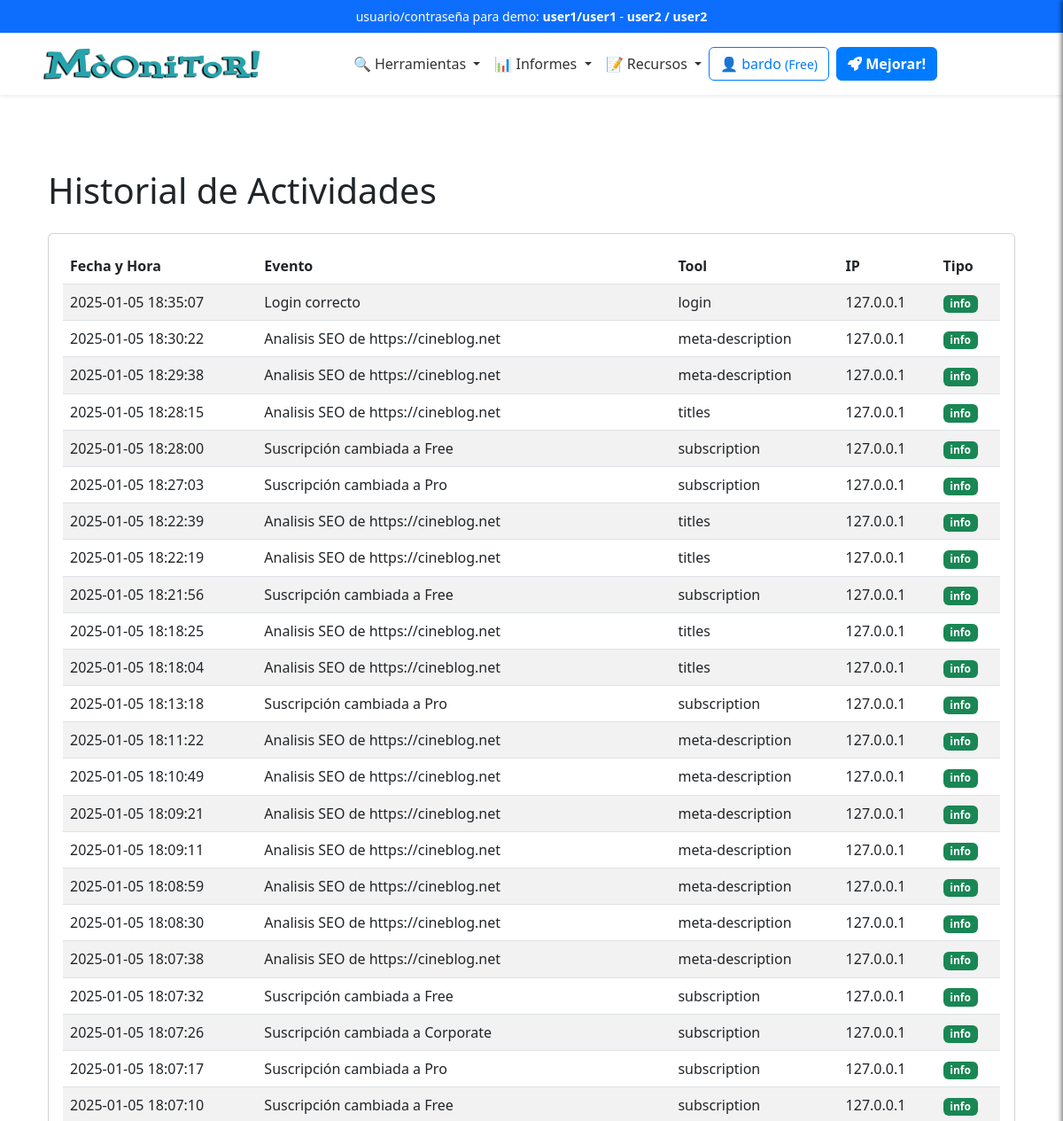
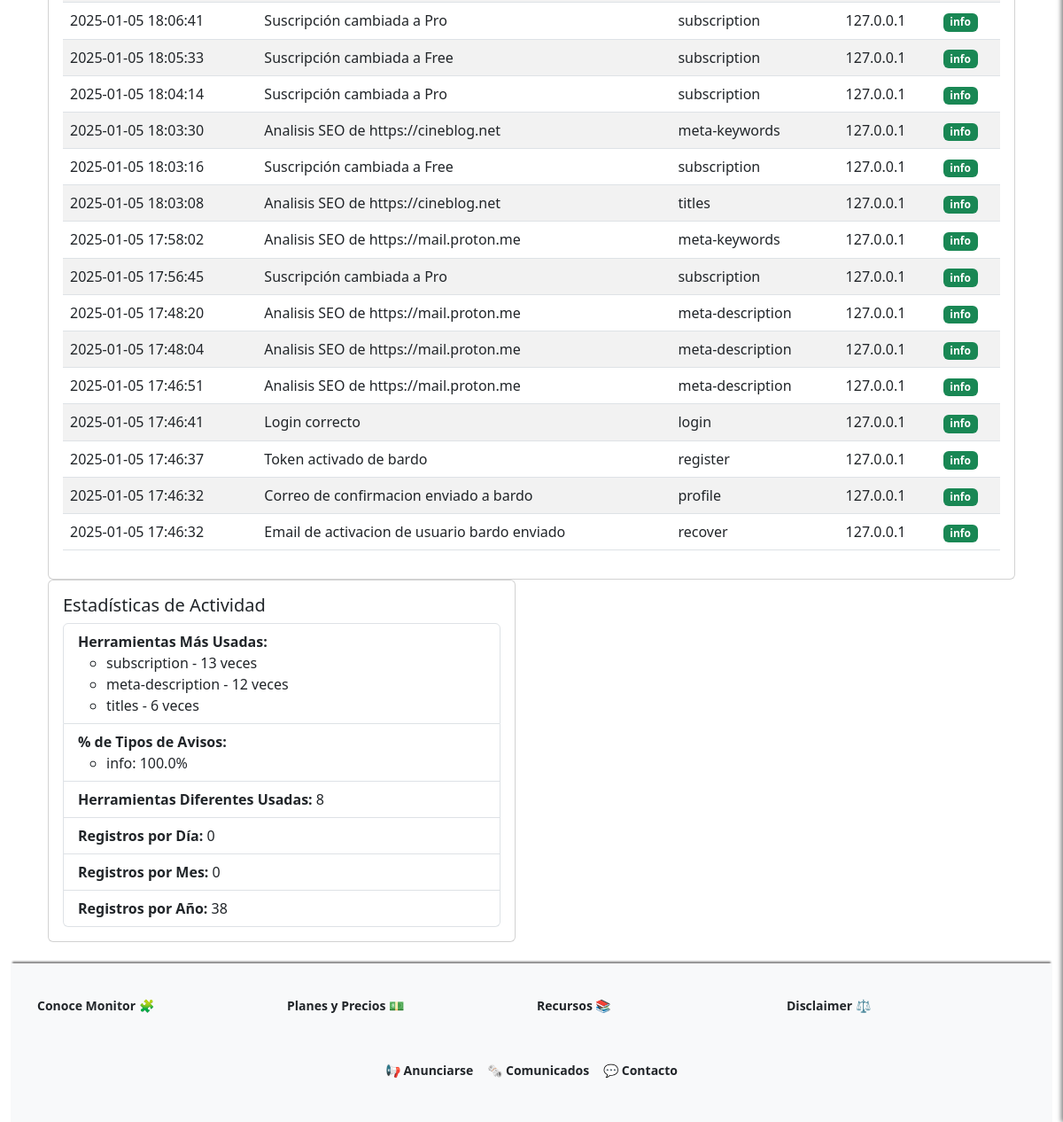
The app's page /profile/logs (signed in) with its own data (2 pictures, top to bottom).
### app/models/user_model.py (models this page shows, shortened)
class Users(UserMixin, db.Model):
    __tablename__ = 'Users'
    id = db.Column(db.Integer, primary_key=True)
    username = db.Column(db.String(80), unique=True, nullable=False)
    email = db.Column(db.String(120), unique=True, nullable=False)
    password_hash = db.Column(db.String(255), nullable=False)
    token = db.Column(db.String(255), index=True, unique=True)
    active = db.Column(db.Boolean, default=False)
    registered_on = db.Column(db.DateTime,
                              nullable=False,
                              default=datetime.datetime.utcnow)
    config = db.Column(JSONType)
    role = db.Column(db.String(20), nullable=False, default='usuario')
    subscription_plan = db.Column(Enum('Free',
                                       'Pro',
                                       'Corporate',
                                       name='subscription_plans'),
                                  default='Free')
    subscription_currency = db.Column(
        db.String(3), default='EUR')  # ISO currency codes (e.g., USD, EUR)
    subscription_expiration = db.Column(db.DateTime, nullable=True)
    subscription_frequency = db.Column(Enum('Monthly',
                                            'Annually',
                                            name='subscription_frequency'),
                                       default='Monthly')
    primary_payment = db.Column(JSONType, nullable=True)  # IBAN, SWIFT, etc.
    secondary_payment = db.Column(JSONType, nullable=True)
    transactions = db.relationship('Transaction', backref='user', lazy=True)

class UserLog(db.Model):
    __tablename__ = 'UserLogs'
    id = db.Column(db.Integer, primary_key=True)
    user_id = db.Column(db.Integer, db.ForeignKey('Users.id'), nullable=False)
    username = db.Column(db.String(80), nullable=False)
    event = db.Column(db.String(255),
                      nullable=False)  # Description of the event
    tool = db.Column(db.String(255), nullable=False)  # Tool used
    timestamp = db.Column(db.DateTime,
                          nullable=False,
                          default=datetime.datetime.utcnow)
    ip_address = db.Column(db.String(45), nullable=False)  # Supports IPv4/IPv6
    log_type = db.Column(Enum('info', 'warn', 'err', name='log_types'),
                         nullable=False)

### app/views/user_views.py (the view)
@app.route('/profile/logs')
@login_required
def view_logs():
    breadcrumbs = [{
        'url': '/profile',
        'text': 'Perfil'
    }, {
        'url': '/profile/logs',
        'text': 'Historial de Actividades'
    }]
    logs = UserLog.query.filter_by(user_id=current_user.id).order_by(
        UserLog.timestamp.desc()).all()
    stats = calculate_log_statistics(logs)
    return render_template('user/view_logs.html',
                           logs=logs,
                           stats=stats,
                           breadcrumbs=breadcrumbs)

### app/__init__.py (called while the page is built)
@app.context_processor
def inject_sidebar_info():
    return dict(is_admin=current_user.is_authenticated
                and current_user.role == 'admin')

@app.context_processor
def inject_breadcrumb():
    breadcrumbs = [{
        'url': '/',
        'text': 'Inicio'
    }, {
        'url': '/profile',
        'text': 'Opcion 1'
    }, {
        'url': '/profile/edit',
        'text': 'Sub opcion 1'
    }]
    return {'breadcrumbs': breadcrumbs}

@app.context_processor
def inject_grouped_tools():
    grouped_tools = {}
    for category, tools_in_category in groupby(sorted(
            tools, key=itemgetter('category')),
                                               key=itemgetter('category')):
        subcategories = {}
        for subcategory, tools_in_subcategory in groupby(
                sorted(tools_in_category, key=itemgetter('subcategory')),
                key=itemgetter('subcategory')):
            subcategories[subcategory] = list(tools_in_subcategory)
        grouped_tools[category] = subcategories
    return dict(grouped_tools=grouped_tools)

@login_manager.user_loader
def load_user(user_id):
    return Users.query.get(int(user_id))

### app/templates/user/view_logs.html (shortened to what this page needs)
{% extends 'base.html' %}
{% block content %}
<div class="container">
  <h1 class="my-4">Historial de Actividades</h1>
  <div class="card">
    <div class="card-body">
      {% if logs %}
      <table id="logsTable" class="table table-striped">
        <thead>
          <tr>
            <th>Fecha y Hora</th>
            <th>Evento</th>
            <th>Tool</th>
            <th>IP</th>
            <th>Tipo</th>
          </tr>
        </thead>
        <tbody>
          {% for log in logs %}
          <tr>
            <td>{{ log.timestamp.strftime('%Y-%m-%d %H:%M:%S') }}</td>
            <td>{{ log.event }}</td>
            <td>{{ log.tool }}</td>
            <td>{{ log.ip_address }}</td>
            <td>
              <span class="badge {% if log.log_type == 'info' %}bg-success{% elif log.log_type == 'warn' %}bg-warning{% else %}bg-danger{% endif %}">
                {{ log.log_type }}
              </span>
            </td>
          </tr>
          {% endfor %}
        </tbody>
      </table>
      {% else %}
      <p>No hay registros de actividad disponibles.</p>
      {% endif %}
    </div>
  </div>
    <div class="row mb-4">
        <div class="col-md-6">
          <div class="card">
            <div class="card-body">
              <h5 class="card-title">Estadísticas de Actividad</h5>
              <ul class="list-group">
                <li class="list-group-item">
                  <strong>Herramientas Más Usadas:</strong>
                  <ul>
                    {% for tool, count in stats['most_used_tools'] %}
                    <li>{{ tool }} - {{ count }} veces</li>
                    {% endfor %}
                  </ul>
                </li>
                <li class="list-group-item">
                  <strong>% de Tipos de Avisos:</strong>
                  <ul>
                    {% for log_type, percentage in stats['log_type_percentages'].items() %}
                    <li>{{ log_type }}: {{ percentage|round(2) }}%</li>
                    {% endfor %}
                  </ul>
                </li>
                <li class="list-group-item">
                  <strong>Herramientas Diferentes Usadas:</strong> {{ stats['unique_tools'] }}
                </li>
                <li class="list-group-item">
                  <strong>Registros por Día:</strong> {{ stats['logs_per_day'] }}
                </li>
                <li class="list-group-item">
                  <strong>Registros por Mes:</strong> {{ stats['logs_per_month'] }}
                </li>
                <li class="list-group-item">
                  <strong>Registros por Año:</strong> {{ stats['logs_per_year'] }}
                </li>
              </ul>
            </div>
          </div>
        </div>
      </div>
</div>
{% endblock %}

### app/templates/inc/navbar.html (shortened to what this page needs)
<nav class="navbar navbar-expand-lg navbar-light bg-white shadow-sm">
  <div class="container">
    <a class="navbar-brand mx-auto" href="{{ url_for('index') }}">
      <img src="{{ url_for('static', filename='logo.png') }}" alt="Logo" height="50"
        class="d-inline-block align-text-top">
    </a>
    <div class="collapse navbar-collapse justify-content-center" id="navbarNav">
      <ul class="navbar-nav align-items-center">
        <li class="nav-item dropdown">
          <a class="nav-link dropdown-toggle" href="#" id="domainDnsDropdown" role="button" data-bs-toggle="dropdown"
            aria-expanded="false">
            🔍 Herramientas
          </a>
        </li>
        <li class="nav-item dropdown">
          <a class="nav-link dropdown-toggle" href="#" id="domainDnsDropdown" role="button" data-bs-toggle="dropdown"
            aria-expanded="false">
            📊 Informes
          </a>
        </li>
        <li class="nav-item dropdown">
          <a class="nav-link dropdown-toggle" href="#" id="domainDnsDropdown" role="button" data-bs-toggle="dropdown"
            aria-expanded="false">
            📝 Recursos
          </a>
        </li>
      </ul>
    <div class="d-flex flex-column flex-sm-row align-items-center justify-content-center ms-0 mb-3 mt-3">
      {% if current_user.is_authenticated %}
          <a href="/dashboard" class="btn btn-outline-primary mb-2 mb-sm-0 me-sm-2">
              <span class="item-responsive">👤 {{ current_user.username }}
                  <small>({{ current_user.subscription_plan }})</small>
              </span>
          </a>
          {% if current_user.subscription_plan == "Free" %}
              <a class="btn btn-primary mb-2 mb-sm-0 me-sm-2 text-decoration-none fw-semibold" href="{{ url_for('edit_subscription') }}">
                  <i class="fa-solid fa-rocket"></i> Mejorar!
              </a>
          {% elif current_user.subscription_plan == "Pro" %}
              <a class="btn btn-primary mb-2 mb-sm-0 me-sm-2 text-decoration-none fw-semibold" href="{{ url_for('edit_subscription') }}">
                  <i class="fa-solid fa-crown"></i> Probar Corporate!
              </a>
          {% endif %}
      {% endif %}
  </div>
    </div>
  </div>
</nav>

### app/static/css/style.css (style rules this page uses)
:root { --primary-color: #007bff; --secondary-color: #6c757d; --background-color: #f8f9fa; --text-color: #212529; --info-color: #7c71c5; --navbar-background: white; --navbar-shadow: 0 4px 2px -2px rgba(0, 0, 0, 0.1); --navbar-link: #333; --white: #fff; --featured-column: #f9f9f9; --menu-header: #000; --menu-separator: #ccc; --hover-background: #e0e0e0; }
body { display: flex; flex-direction: column; min-height: 100vh; background-image: url('https://ciberpunk.es/wp-content/uploads/2020/12/finance4-section-bg2.png'); background-repeat: repeat-y; background-blend-mode: normal; }
.navbar { background-color: var(--navbar-background); box-shadow: var(--navbar-shadow); width: 100%; display: block; padding: 0; position: relative; }
.navbar-nav .nav-link { color: var(--navbar-link); }
.btn-primary { background-color: var(--primary-color); border-color: var(--primary-color); }
.btn-outline-primary { border-color: var(--primary-color); color: var(--primary-color); }
.row { margin-right: 0 !important; }

### records on screen
Users: username "bardo", subscription_plan "Free"
UserLog: timestamp "2025-01-05 18:35:07", event "Login correcto", tool "login", ip_address "127.0.0.1", log_type "info"
UserLog: timestamp "2025-01-05 18:30:22", event "Analisis SEO de https://cineblog.net", tool "meta-description", ip_address "127.0.0.1", log_type "info", count "12"
UserLog: timestamp "2025-01-05 18:29:38", event "Analisis SEO de https://cineblog.net", tool "meta-description", ip_address "127.0.0.1", log_type "info"
UserLog: timestamp "2025-01-05 18:28:15", event "Analisis SEO de https://cineblog.net", tool "titles", ip_address "127.0.0.1", log_type "info", count "6"
UserLog: timestamp "2025-01-05 18:28:00", event "Suscripción cambiada a Free", tool "subscription", ip_address "127.0.0.1", log_type "info", count "13"
UserLog: timestamp "2025-01-05 18:27:03", event "Suscripción cambiada a Pro", tool "subscription", ip_address "127.0.0.1", log_type "info"
UserLog: timestamp "2025-01-05 18:22:39", event "Analisis SEO de https://cineblog.net", tool "titles", ip_address "127.0.0.1", log_type "info"
UserLog: timestamp "2025-01-05 18:22:19", event "Analisis SEO de https://cineblog.net", tool "titles", ip_address "127.0.0.1", log_type "info"
UserLog: timestamp "2025-01-05 18:21:56", event "Suscripción cambiada a Free", tool "subscription", ip_address "127.0.0.1", log_type "info"
UserLog: timestamp "2025-01-05 18:18:25", event "Analisis SEO de https://cineblog.net", tool "titles", ip_address "127.0.0.1", log_type "info"
UserLog: timestamp "2025-01-05 18:18:04", event "Analisis SEO de https://cineblog.net", tool "titles", ip_address "127.0.0.1", log_type "info"
UserLog: timestamp "2025-01-05 18:13:18", event "Suscripción cambiada a Pro", tool "subscription", ip_address "127.0.0.1", log_type "info"
UserLog: timestamp "2025-01-05 18:11:22", event "Analisis SEO de https://cineblog.net", tool "meta-description", ip_address "127.0.0.1", log_type "info"
UserLog: timestamp "2025-01-05 18:10:49", event "Analisis SEO de https://cineblog.net", tool "meta-description", ip_address "127.0.0.1", log_type "info"
UserLog: timestamp "2025-01-05 18:09:21", event "Analisis SEO de https://cineblog.net", tool "meta-description", ip_address "127.0.0.1", log_type "info"
UserLog: timestamp "2025-01-05 18:09:11", event "Analisis SEO de https://cineblog.net", tool "meta-description", ip_address "127.0.0.1", log_type "info"
UserLog: timestamp "2025-01-05 18:08:59", event "Analisis SEO de https://cineblog.net", tool "meta-description", ip_address "127.0.0.1", log_type "info"
UserLog: timestamp "2025-01-05 18:08:30", event "Analisis SEO de https://cineblog.net", tool "meta-description", ip_address "127.0.0.1", log_type "info"
UserLog: timestamp "2025-01-05 18:07:38", event "Analisis SEO de https://cineblog.net", tool "meta-description", ip_address "127.0.0.1", log_type "info"
UserLog: timestamp "2025-01-05 18:07:32", event "Suscripción cambiada a Free", tool "subscription", ip_address "127.0.0.1", log_type "info"
UserLog: timestamp "2025-01-05 18:07:26", event "Suscripción cambiada a Corporate", tool "subscription", ip_address "127.0.0.1", log_type "info"
UserLog: timestamp "2025-01-05 18:07:17", event "Suscripción cambiada a Pro", tool "subscription", ip_address "127.0.0.1", log_type "info"
UserLog: timestamp "2025-01-05 18:07:10", event "Suscripción cambiada a Free", tool "subscription", ip_address "127.0.0.1", log_type "info"
UserLog: timestamp "2025-01-05 18:06:41", event "Suscripción cambiada a Pro", tool "subscription", ip_address "127.0.0.1", log_type "info"
UserLog: timestamp "2025-01-05 18:05:33", event "Suscripción cambiada a Free", tool "subscription", ip_address "127.0.0.1", log_type "info"
UserLog: timestamp "2025-01-05 18:04:14", event "Suscripción cambiada a Pro", tool "subscription", ip_address "127.0.0.1", log_type "info"
UserLog: timestamp "2025-01-05 18:03:30", event "Analisis SEO de https://cineblog.net", tool "meta-keywords", ip_address "127.0.0.1", log_type "info"
UserLog: timestamp "2025-01-05 18:03:16", event "Suscripción cambiada a Free", tool "subscription", ip_address "127.0.0.1", log_type "info"
UserLog: timestamp "2025-01-05 18:03:08", event "Analisis SEO de https://cineblog.net", tool "titles", ip_address "127.0.0.1", log_type "info"
UserLog: timestamp "2025-01-05 17:58:02", event "Analisis SEO de https://mail.proton.me", tool "meta-keywords", ip_address "127.0.0.1", log_type "info"
UserLog: timestamp "2025-01-05 17:56:45", event "Suscripción cambiada a Pro", tool "subscription", ip_address "127.0.0.1", log_type "info"
UserLog: timestamp "2025-01-05 17:48:20", event "Analisis SEO de https://mail.proton.me", tool "meta-description", ip_address "127.0.0.1", log_type "info"
UserLog: timestamp "2025-01-05 17:48:04", event "Analisis SEO de https://mail.proton.me", tool "meta-description", ip_address "127.0.0.1", log_type "info"
UserLog: timestamp "2025-01-05 17:46:51", event "Analisis SEO de https://mail.proton.me", tool "meta-description", ip_address "127.0.0.1", log_type "info"
UserLog: timestamp "2025-01-05 17:46:41", event "Login correcto", tool "login", ip_address "127.0.0.1", log_type "info"
UserLog: timestamp "2025-01-05 17:46:37", event "Token activado de bardo", tool "register", ip_address "127.0.0.1", log_type "info"
UserLog: timestamp "2025-01-05 17:46:32", event "Correo de confirmacion enviado a bardo", tool "profile", ip_address "127.0.0.1", log_type "info"
UserLog: timestamp "2025-01-05 17:46:32", event "Email de activacion de usuario bardo enviado", tool "recover", ip_address "127.0.0.1", log_type "info"

### other values on screen
{{ log_type }} "info"
{{ percentage|round(2) }} "100.0"
{{ stats['unique_tools'] }} "8"
{{ stats['logs_per_day'] }} "0"
{{ stats['logs_per_month'] }} "0"
{{ stats['logs_per_year'] }} "38"
